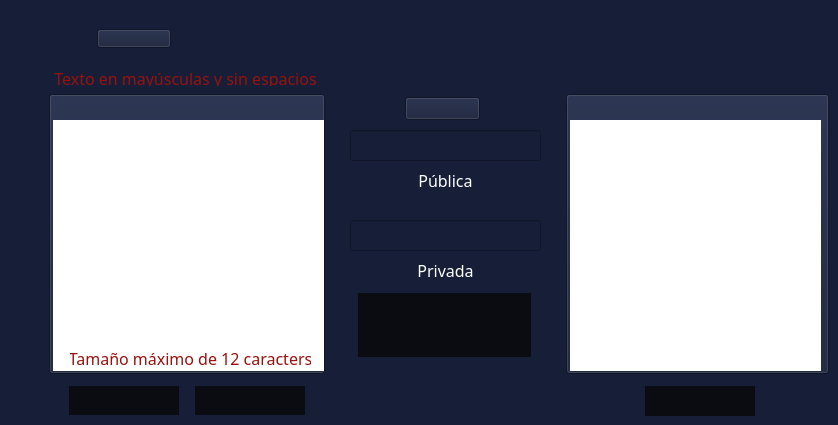
          <widget class="QWidget" name="clGamal">
           <property name="styleSheet">
            <string notr="true">*{
	background-color: rgb(22,30,56);
}
QToolButton{
	color: rgb(255,255,255);
	background:rgb(10,12,18);
	border:none;
}
QToolButton:hover{
	background:rgb(33,38,52);
	border:none;
}
QTextEdit{
	background:rgb(255,255,255);
	border:none;
}
QLineEdit{
	color:rgb(255, 255, 255)
}</string>
           </property>
           <widget class="QPushButton" name="pushButton_21">
            <property name="geometry">
             <rect>
              <x>97</x>
              <y>29</y>
              <width>74</width>
              <height>19</height>
             </rect>
            </property>
            <property name="text">
             <string/>
            </property>
            <property name="icon">
             <iconset>
              <normaloff>src/titulos/ElGamal.png</normaloff>src/titulos/ElGamal.png</iconset>
            </property>
            <property name="iconSize">
             <size>
              <width>74</width>
              <height>19</height>
             </size>
            </property>
           </widget>
           <widget class="QPushButton" name="pushButton_66">
            <property name="geometry">
             <rect>
              <x>49</x>
              <y>94</y>
              <width>276</width>
              <height>280</height>
             </rect>
            </property>
            <property name="text">
             <string/>
            </property>
            <property name="icon">
             <iconset>
              <normaloff>src/textoDeseado.png</normaloff>src/textoDeseado.png</iconset>
            </property>
            <property name="iconSize">
             <size>
              <width>276</width>
              <height>280</height>
             </size>
            </property>
           </widget>
           <widget class="QTextEdit" name="gamTextoOriginal">
            <property name="geometry">
             <rect>
              <x>53</x>
              <y>120</y>
              <width>271</width>
              <height>251</height>
             </rect>
            </property>
           </widget>
           <widget class="QToolButton" name="gamCifrar">
            <property name="geometry">
             <rect>
              <x>69</x>
              <y>386</y>
              <width>110</width>
              <height>29</height>
             </rect>
            </property>
            <property name="cursor">
             <cursorShape>PointingHandCursor</cursorShape>
            </property>
            <property name="text">
             <string/>
            </property>
            <property name="icon">
             <iconset>
              <normaloff>src/BotonesGral/Cifrar.png</normaloff>src/BotonesGral/Cifrar.png</iconset>
            </property>
            <property name="iconSize">
             <size>
              <width>110</width>
              <height>29</height>
             </size>
            </property>
           </widget>
           <widget class="QToolButton" name="gamDescifrar">
            <property name="geometry">
             <rect>
              <x>195</x>
              <y>386</y>
              <width>110</width>
              <height>29</height>
             </rect>
            </property>
            <property name="cursor">
             <cursorShape>PointingHandCursor</cursorShape>
            </property>
            <property name="text">
             <string/>
            </property>
            <property name="icon">
             <iconset>
              <normaloff>src/BotonesGral/Descifrar.png</normaloff>src/BotonesGral/Descifrar.png</iconset>
            </property>
            <property name="iconSize">
             <size>
              <width>110</width>
              <height>29</height>
             </size>
            </property>
           </widget>
           <widget class="QPushButton" name="pushButton_67">
            <property name="geometry">
             <rect>
              <x>405</x>
              <y>97</y>
              <width>75</width>
              <height>23</height>
             </rect>
            </property>
            <property name="text">
             <string/>
            </property>
            <property name="icon">
             <iconset>
              <normaloff>src/BotonesGral/Clave.png</normaloff>src/BotonesGral/Clave.png</iconset>
            </property>
            <property name="iconSize">
             <size>
              <width>44</width>
              <height>18</height>
             </size>
            </property>
           </widget>
           <widget class="QPushButton" name="pushButton_68">
            <property name="geometry">
             <rect>
              <x>566</x>
              <y>94</y>
              <width>263</width>
              <height>280</height>
             </rect>
            </property>
            <property name="text">
             <string/>
            </property>
            <property name="icon">
             <iconset>
              <normaloff>src/textoObtenido.png</normaloff>src/textoObtenido.png</iconset>
            </property>
            <property name="iconSize">
             <size>
              <width>263</width>
              <height>280</height>
             </size>
            </property>
           </widget>
           <widget class="QToolButton" name="gamGenerar">
            <property name="geometry">
             <rect>
              <x>358</x>
              <y>293</y>
              <width>173</width>
              <height>64</height>
             </rect>
            </property>
            <property name="cursor">
             <cursorShape>PointingHandCursor</cursorShape>
            </property>
            <property name="text">
             <string/>
            </property>
            <property name="icon">
             <iconset>
              <normaloff>src/BotonesGral/Generar  Clave.png</normaloff>src/BotonesGral/Generar  Clave.png</iconset>
            </property>
            <property name="iconSize">
             <size>
              <width>173</width>
              <height>64</height>
             </size>
            </property>
           </widget>
           <widget class="QToolButton" name="gamCopiar">
            <property name="geometry">
             <rect>
              <x>645</x>
              <y>386</y>
              <width>110</width>
              <height>30</height>
             </rect>
            </property>
            <property name="cursor">
             <cursorShape>PointingHandCursor</cursorShape>
            </property>
            <property name="text">
             <string/>
            </property>
            <property name="icon">
             <iconset>
              <normaloff>src/BotonesGral/Copiar.png</normaloff>src/BotonesGral/Copiar.png</iconset>
            </property>
            <property name="iconSize">
             <size>
              <width>110</width>
              <height>30</height>
             </size>
            </property>
           </widget>
           <widget class="QTextEdit" name="gamTextoResult">
            <property name="geometry">
             <rect>
              <x>570</x>
              <y>120</y>
              <width>251</width>
              <height>251</height>
             </rect>
            </property>
           </widget>
           <widget class="QLabel" name="label_29">
            <property name="geometry">
             <rect>
              <x>360</x>
              <y>260</y>
              <width>171</width>
              <height>20</height>
             </rect>
            </property>
            <property name="font">
             <font>
              <family>Bahnschrift</family>
              <pointsize>12</pointsize>
             </font>
            </property>
            <property name="styleSheet">
             <string notr="true">color:white</string>
            </property>
            <property name="text">
             <string>Privada</string>
            </property>
            <property name="alignment">
             <set>Qt::AlignCenter</set>
            </property>
           </widget>
           <widget class="QLabel" name="label_30">
            <property name="geometry">
             <rect>
              <x>360</x>
              <y>170</y>
              <width>171</width>
              <height>20</height>
             </rect>
            </property>
            <property name="font">
             <font>
              <family>Bahnschrift</family>
              <pointsize>12</pointsize>
             </font>
            </property>
            <property name="styleSheet">
             <string notr="true">color:white</string>
            </property>
            <property name="text">
             <string>Pública</string>
            </property>
            <property name="alignment">
             <set>Qt::AlignCenter</set>
            </property>
           </widget>
           <widget class="QLineEdit" name="claveGamalPublica">
            <property name="geometry">
             <rect>
              <x>350</x>
              <y>130</y>
              <width>191</width>
              <height>31</height>
             </rect>
            </property>
            <property name="font">
             <font>
              <family>Bahnschrift</family>
              <pointsize>12</pointsize>
             </font>
            </property>
            <property name="styleSheet">
             <string notr="true"/>
            </property>
            <property name="text">
             <string/>
            </property>
            <property name="alignment">
             <set>Qt::AlignCenter</set>
            </property>
           </widget>
           <widget class="QLineEdit" name="claveGamalPrivada">
            <property name="geometry">
             <rect>
              <x>350</x>
              <y>220</y>
              <width>191</width>
              <height>31</height>
             </rect>
            </property>
            <property name="font">
             <font>
              <family>Bahnschrift</family>
              <pointsize>12</pointsize>
             </font>
            </property>
            <property name="styleSheet">
             <string notr="true"/>
            </property>
            <property name="text">
             <string/>
            </property>
            <property name="alignment">
             <set>Qt::AlignCenter</set>
            </property>
           </widget>
           <widget class="QLabel" name="label_31">
            <property name="geometry">
             <rect>
              <x>40</x>
              <y>70</y>
              <width>291</width>
              <height>16</height>
             </rect>
            </property>
            <property name="font">
             <font>
              <family>Bahnschrift</family>
              <pointsize>12</pointsize>
             </font>
            </property>
            <property name="styleSheet">
             <string notr="true">color:rgb(152, 18, 13);
background:transparent</string>
            </property>
            <property name="text">
             <string>Texto en mayúsculas y sin espacios</string>
            </property>
            <property name="alignment">
             <set>Qt::AlignCenter</set>
            </property>
           </widget>
           <widget class="QLabel" name="label_32">
            <property name="geometry">
             <rect>
              <x>70</x>
              <y>350</y>
              <width>241</width>
              <height>16</height>
             </rect>
            </property>
            <property name="font">
             <font>
              <family>Bahnschrift</family>
              <pointsize>12</pointsize>
             </font>
            </property>
            <property name="styleSheet">
             <string notr="true">color:rgb(152, 18, 13);
background:transparent</string>
            </property>
            <property name="text">
             <string>Tamaño máximo de 12 caracters</string>
            </property>
            <property name="alignment">
             <set>Qt::AlignCenter</set>
            </property>
           </widget>
          </widget>
